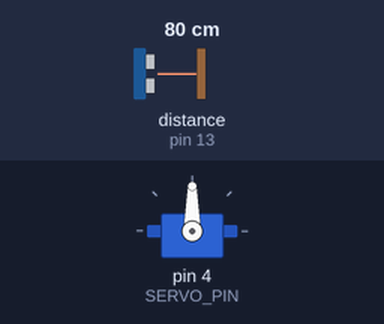
Recording of a sketch running on a simulated Arduino Uno, built with avr-gcc and run on an emulated ATmega328P. On the bench: servo. Wiring (inferred from the names in the program): ultrasonic range finder: trigger pin 12; echo pin 13. The inputs (shaded band) are chosen by the test bench; at power-on: distance to the obstacle (sensor on pin 13) 80 cm. The echo pulse lasts 58.3 µs per cm.

Above: at 0.07 s.
At 1.2 s:
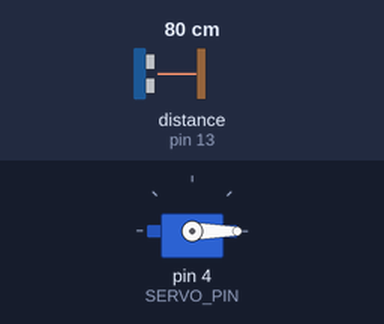
1.3 s: distance to the obstacle (sensor on pin 13) set to 12 cm
2.8 s: distance to the obstacle (sensor on pin 13) set to 9 cm
At 3.7 s:
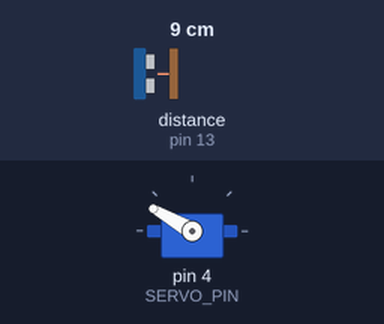
Timing chart, 0 to 5.8 s (numbered marks = the images above; inputs shaded):
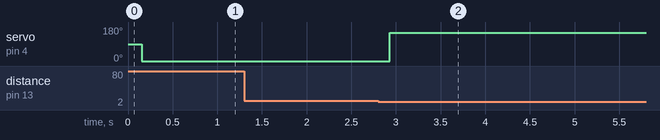

Measured:
- the behaviour switches between 11 and 10 cm on distance to the obstacle (sensor on pin 13) (found by bisection; images 1 and 2)
- after the input at 1.3 s, every drawn part: stays the same
- after the input at 2.8 s, servo on pin 4 (SERVO_PIN): 0° → 150° after 0.13 s

The sketch:

firmware.ino
```cpp
// includes
#include <Servo.h>

// pin defs
#define TRIG_PIN 12
#define ECHO_PIN 13
#define SERVO_PIN 4

// constants
#define SAMPLE_C 15
#define DISTANCE_THRESH_CM 10
#define FINAL_ROT_D 150

// function defs
int getSonarDistance();
int getSonarRaw();
int filterSampleNoise(int arr[SAMPLE_C]);
int movingAverage(int arr[SAMPLE_C]);

// objects
Servo servo;

// dynamic variables
int d = 0, pos = 0, goal_pos = 0;
bool closed = false, statesw = false;

int dsamples[SAMPLE_C];

void setup() {
  pinMode(ECHO_PIN, INPUT);
  pinMode(TRIG_PIN, OUTPUT);
  digitalWrite(TRIG_PIN, LOW);

  servo.attach(SERVO_PIN);

  closed = false;
}

void loop() {
  d = getSonarDistance();

  if (d < DISTANCE_THRESH_CM && !statesw) {
    closed = !closed;
    statesw = true;
  }
  if (d > DISTANCE_THRESH_CM) {
    statesw = false;
  }

  pos = closed ? FINAL_ROT_D : 0;

  servo.write(pos);
}

int getSonarDistance() {
    for (int i = 0; i < SAMPLE_C; i++) {
      dsamples[i] = getSonarRaw();
      delay(5);
    }
    return filterSampleNoise(dsamples);
  }

  int getSonarRaw() {
    digitalWrite(TRIG_PIN, HIGH);
    delayMicroseconds(5);
    digitalWrite(TRIG_PIN, LOW);

    long duration = pulseIn(ECHO_PIN, HIGH, 20000);
    return duration * 0.034 / 2; // cm
  }

  int filterSampleNoise(int arr[SAMPLE_C]) { // for high SAMPLE_C (>=15), otherwise worthless
    for (int i = 1; i < SAMPLE_C; i++) {
      int key = arr[i];
      int j = i - 1;
      while (j >= 0 && arr[j] > key) {
          arr[j + 1] = arr[j];
          j--;
      }
      arr[j + 1] = key;
    }


    int std = SAMPLE_C / 3;
    float sum = 0.0, c = 0.0;
    for (int i = std; i < SAMPLE_C - std; i++) { // eliminate highest and lowest std from average calculations
      sum += arr[i];
      c += 1.0;
    }
    return (int)((sum / c) + 0.5); // cheap rounding
  }
  
```
